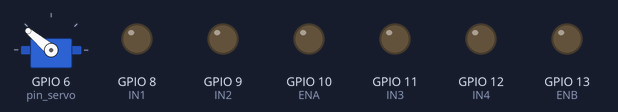
Simulated run of this sketch. Board: ESP8266 (NodeMCU). On the bench: servo, output pins drawn as LEDs (lit = HIGH).

Above: at 0.05 s.
At 2.55 s:
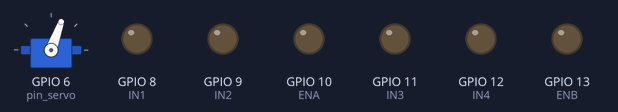
At 5.05 s:
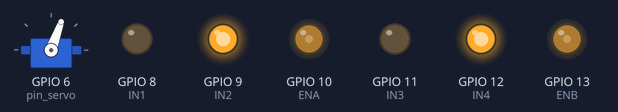
At 10.05 s:
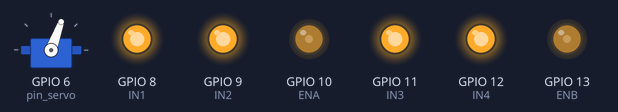
At 20.1 s:
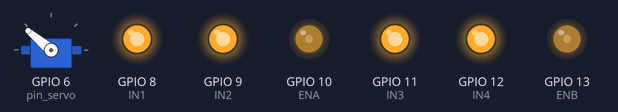
Timing chart, 0 to 23.6 s (numbered marks = the images above):
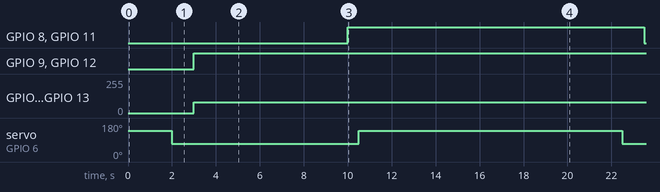

The sketch:

servoMoteurPositionPrecise.ino
```cpp
//https://projetsdiy.fr/piloter-servomoteur-arduino/
#include <Servo.h>
// angle de 0° à 180°
// sens aiguille d'une montre 0 -> 180
// inverse 180 -> 0

Servo myservo;           // création de l'objet myservo

//cable jaune sur 6
int pin_servo = 6;       // Pin 6 sur lequel est branché le servo sur l'Arduino si vous utilisez un ESP32 remplacez le 6 par 4 et si vous utilisez un ESP8266 remplacez le 6 par 2
int position = 70;       // Position souhaitée
int angle_depart = 140;
int angle_final = 10;
int increment = 5;

/* Carte Driver ..*/
/* Moteur Droite*/
const byte ENA=10;// PWM
const byte IN1=8;// Dir   1A
const byte IN2=9; // 2A

/* Moteur Gauche*/
const byte ENB=13;// PWM
const byte IN4=12;// Dir  1B
const byte IN3=11; // 2B

int vitesseENA = 80; // roue gauche
int vitesseENB = 110; // roue droite

void setup() {
  myservo.attach(pin_servo);  // attache le servo au pin spécifié sur l'objet

  for(int i =8;i<14;i++)
  {
    pinMode(i,OUTPUT); // PINs en sortie
  }

  digitalWrite(IN1,0);
  digitalWrite(IN2,0);
  digitalWrite(IN3,0);
  digitalWrite(IN4,0);

  analogWrite(ENA,0);
  analogWrite(ENB,0);
}

void loop() {
  myservo.write(angle_depart);
  delay(2000);

  myservo.write(position);
  delay(1000);

  vitesseENA = 80; // roue gauche
  vitesseENB = 80;
  Backward(); //avance
  delay(7000);

  arret();
  delay(500);

  myservo.write(angle_depart);
  delay(10000);

  vitesseENA = 80; // roue gauche
  vitesseENB = 110;
  /*for (int pos = position; pos <= angle_depart; pos += increment) {
    myservo.write(pos);
    delay(500);
  }
  delay(7000);*/
}

void arret()
{
        digitalWrite(IN1,HIGH);
        digitalWrite(IN2, HIGH);
        digitalWrite(IN3,HIGH);
        digitalWrite(IN4, HIGH);
}

void Backward()
{
        digitalWrite(IN1,LOW);
        digitalWrite(IN2, HIGH);
        digitalWrite(IN3,LOW);
        digitalWrite(IN4, HIGH);
        analogWrite(ENA,vitesseENA);
        analogWrite(ENB,vitesseENB);
}

void Forward()
{
        digitalWrite(IN1,HIGH);
        digitalWrite(IN2, LOW);
        digitalWrite(IN3,HIGH);
        digitalWrite(IN4, LOW);
        analogWrite(ENA,vitesseENA);
        analogWrite(ENB,vitesseENB);
}

void Turn_left()
{
        digitalWrite(IN1,HIGH);
        digitalWrite(IN2, LOW);
        digitalWrite(IN3,HIGH);
        digitalWrite(IN4, HIGH);
        analogWrite(ENA,vitesseENA);
}

void Turn_right()
{
        digitalWrite(IN1,HIGH);
        digitalWrite(IN2, HIGH);
        digitalWrite(IN3,HIGH);
        digitalWrite(IN4, LOW);
        analogWrite(ENB,vitesseENB);
}
```

Measured:
- by itself, GPIO 8 (IN1), GPIO 11 (IN3): alternates HIGH for 13.5 s and LOW for 7.0 s
- by itself, GPIO 9 (IN2), GPIO 12 (IN4): LOW → HIGH at 3.0 s
- by itself, GPIO 10 (ENA), GPIO 13 (ENB): 0/255 → 80/255 at 3.0 s
- by itself, servo on GPIO 6 (pin_servo): alternates 140° for 12.0 s and 70° for 8.5 s
